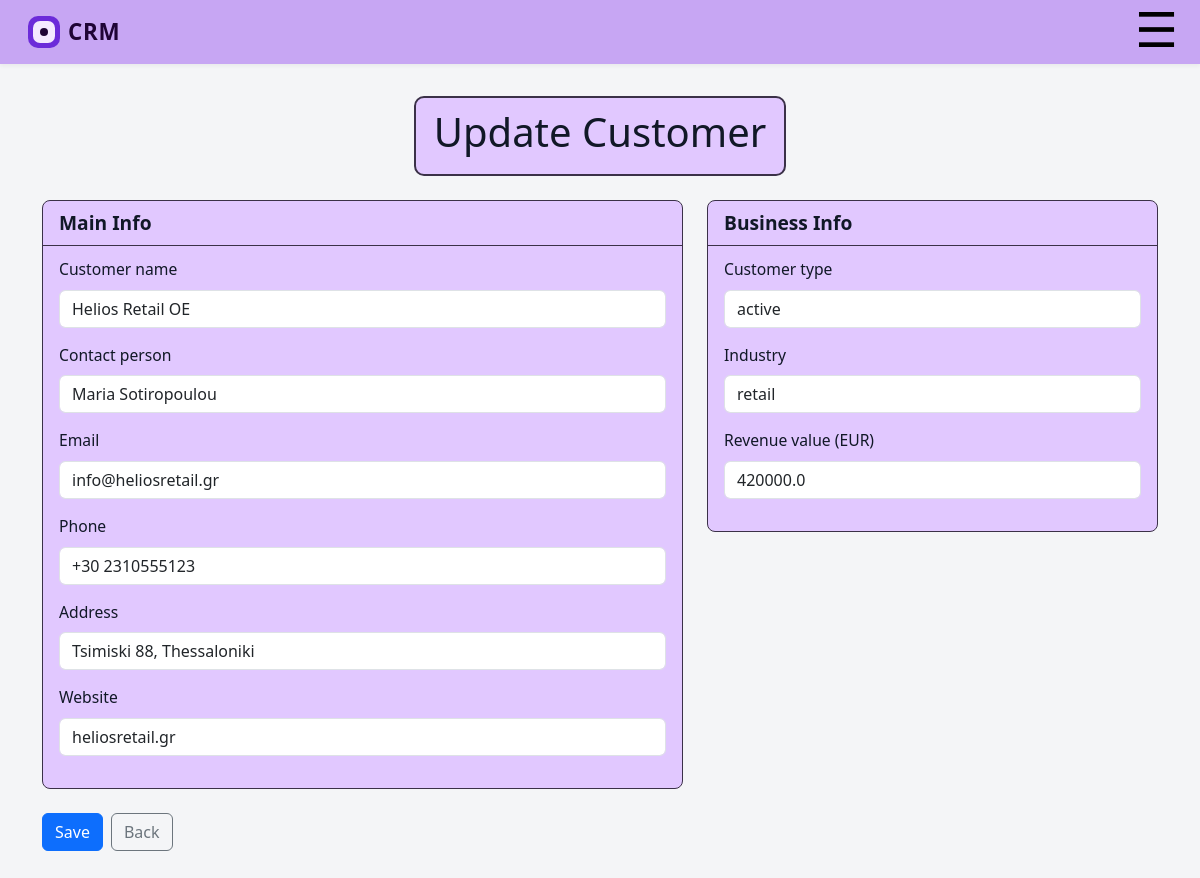
Screenshot of /employee/customer/4/edit (signed in) with the database file from the repository.
### tables this page shows
CREATE TABLE "customers" (
    id INTEGER PRIMARY KEY AUTOINCREMENT,
    customer_name TEXT NOT NULL,
    contact_person TEXT,
    email TEXT,
    phone TEXT,
    address TEXT,
    website TEXT,
    type TEXT,
    industry TEXT,
    rev_value_euro FLOAT,
    date_added DATE,
    created_by_user_id INTEGER NOT NULL,
        FOREIGN KEY (created_by_user_id)
        REFERENCES users(id)
);

### app.py (the view, shortened to what this page needs)
@app.route("/employee/customer/<int:customer_id>/edit", methods=["GET", "POST"])
@roles_permitted(['employee'])
def employee_customer_edit(customer_id: int):
    uid = session.get("uid")
    if uid is None:
        abort(401)
    conn = get_db_connection()
    cur = conn.cursor()
    cur.execute("""
        SELECT
            id,
            customer_name,
            contact_person,
            email,
            phone,
            address,
            website,
            type,
            industry,
            rev_value_euro,
            type
        FROM customers
        WHERE id = ?
          AND created_by_user_id = ?
    """, (customer_id, uid))
    customer_row = cur.fetchone()
    if customer_row is None:
        conn.close()
        abort(404)
    customer = dict(customer_row)
    conn.close()
    return render_template("employee_customer_edit.html", customer=customer)

### app.py (called while the page is built)
def get_db_connection():
    conn = sqlite3.connect("task_manager.db")
    conn.row_factory = sqlite3.Row
    conn.execute("PRAGMA foreign_keys = ON;")
    return conn

def roles_permitted(roles):
    def decorator(f):
        @wraps(f)
        def wrapper(*args, **kwargs):
            if 'uid' in session and session['role'] in roles:
                return f(*args, **kwargs)
            else:
                flash(f'Login again')
                return redirect('/login')
        return wrapper
    return decorator

### templates/employee_customer_edit.html (shortened to what this page needs)
{% extends "base_employee.html" %}
{% block content %}
<div class="d-flex justify-content-center mb-4">
  <div class="activity-header-box">
    <h1 class="admin-dashboard-title">Update Customer</h1>
  </div>
</div>
<div class="container-xl">
  <form method="post" class="row g-4">
    <div class="col-12 col-lg-7">
      <div class="activity-card">
        <div class="activity-card-header">Main Info</div>
        <div class="activity-card-body">
          <div class="mb-3">
            <label class="form-label">Customer name</label>
            <input type="text" class="form-control" name="customer_name"
                   value="{{ customer.customer_name or '' }}" required>
          </div>
          <div class="mb-3">
            <label class="form-label">Contact person</label>
            <input type="text" class="form-control" name="contact_person"
                   value="{{ customer.contact_person or '' }}">
          </div>
          <div class="mb-3">
            <label class="form-label">Email</label>
            <input type="email" class="form-control" name="email"
                   value="{{ customer.email or '' }}">
          </div>
          <div class="mb-3">
            <label class="form-label">Phone</label>
            <input type="text" class="form-control" name="phone"
                   value="{{ customer.phone or '' }}">
          </div>
          <div class="mb-3">
            <label class="form-label">Address</label>
            <input type="text" class="form-control" name="address"
                   value="{{ customer.address or '' }}">
          </div>
          <div class="mb-3">
            <label class="form-label">Website</label>
            <input type="text" class="form-control" name="website"
                   value="{{ customer.website or '' }}">
          </div>
        </div>
      </div>
    </div>
    <div class="col-12 col-lg-5">
      <div class="activity-card">
        <div class="activity-card-header">Business Info</div>
        <div class="activity-card-body">
          <div class="mb-3">
            <label class="form-label">Customer type</label>
            <input type="text" class="form-control" name="type"
                   value="{{ customer.type or '' }}">
          </div>
          <div class="mb-3">
            <label class="form-label">Industry</label>
            <input type="text" class="form-control" name="industry"
                   value="{{ customer.industry or '' }}">
          </div>
          <div class="mb-3">
            <label class="form-label">Revenue value (EUR)</label>
            <input type="text" class="form-control" name="rev_value_euro"
                   value="{{ customer.rev_value_euro if customer.rev_value_euro is not none else '' }}">
          </div>
        </div>
      </div>
    </div>
    <div class="col-12">
      <div class="d-flex gap-2">
        <button type="submit" class="btn btn-primary">Save</button>
        <a class="btn btn-outline-secondary"
           href="{{ url_for('employee_customer_detail', customer_id=customer.id) }}">
          Back
        </a>
      </div>
    </div>
  </form>
</div>
{% endblock %}

### static/css/app.css (style rules this page uses)
:root { --app-bg: #f4f5f7; --app-primary: #6c2bd9; --app-primary-dark: #4c1ca3; --app-button-bg: #7a869a; --app-text-main: #111827; }
body.bg-app { background-color: var(--app-bg); font-family: system-ui, -apple-system, BlinkMacSystemFont, "Segoe UI", sans-serif; color: var(--app-text-main); }
.activity-header-box { display: inline-block; padding: 10px 18px; background: #e1c8ff; border: 2px solid #3b3148; border-radius: 10px; }
.activity-card { background: #e1c8ff; border-radius: 8px; border: 1.5px solid #3b3148; overflow: hidden; }
.activity-card-header { font-weight: 700; font-size: 1.2rem; padding: 8px 16px; border-bottom: 1px solid #3b3148; }
.activity-card-body { padding: 12px 16px 16px; font-size: 0.98rem; }

### rows the page displays
customers: customer_name "Helios Retail OE", contact_person "Maria Sotiropoulou", email "info@heliosretail.gr", phone "+30 2310555123", address "Tsimiski 88, Thessaloniki", website "heliosretail.gr", type "active", industry "retail", rev_value_euro "420000.0"
